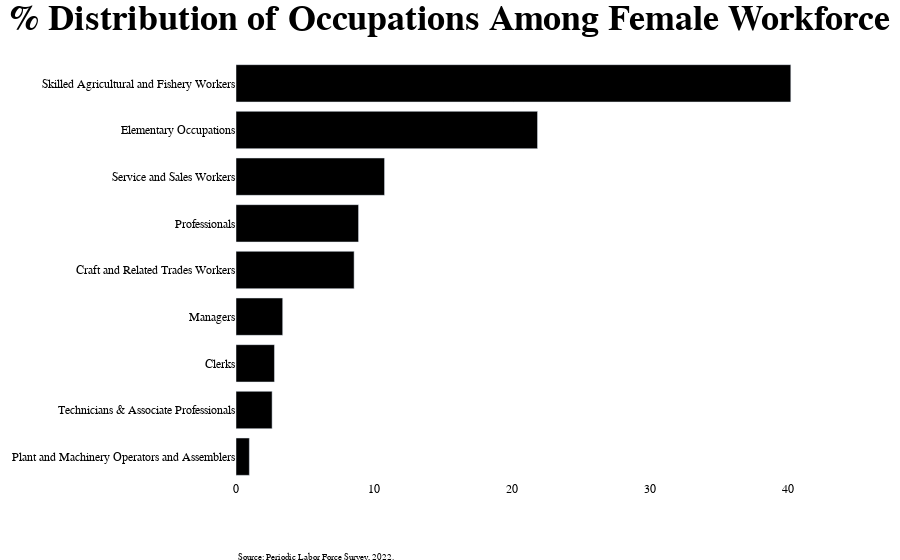

Notebook source saved alongside this figure:
### Code cell
# creating a bar graph to visualize the % distribution of occupations
fig = px.bar(female_occupation, 
             x='Percentage', 
             y='Occupation', 
             orientation='h',
             color_discrete_sequence=['black'],
            category_orders={'Occupation': female_occupation['Occupation']})


# updating the layout
fig.update_layout(plot_bgcolor='white', paper_bgcolor="white",
                  title={'text': "<b>% Distribution of Occupations Among Female Workforce</b>", 'x':0.5, 
                         'xanchor': 'center', 'font': {'size': 36, 'family': "DM Serif Text"}},
                   xaxis_title=None,
                   yaxis_title=None,
                   font=dict(family="DM Serif Text", size=12, color="black"))


# adding a small footnote
fig.add_annotation(text="Source: Periodic Labor Force Survey, 2022.",
                   xref="paper", yref="paper",
                   x=0, y=-0.2,
                   showarrow=False,
                   font=dict(size=9))

# Show the figure
fig.show()

### Figure 1 — Plotly figure (JSON) as saved in the notebook; plotly's stock layout.template omitted (floating-point values rounded to 4 significant figures)
{"data": [{"alignmentgroup": "True", "hovertemplate": "Percentage=%{x}<br>Occupation=%{y}<extra></extra>", "legendgroup": "", "marker": {"color": "black", "pattern": {"shape": ""}}, "name": "", "offsetgroup": "", "orientation": "h", "showlegend": false, "textposition": "auto", "type": "bar", "x": [40.2, 21.85, 10.76, 8.88, 8.558, 3.384, 2.786, 2.616, 0.9685], "xaxis": "x", "y": ["Skilled Agricultural and Fishery Workers", "Elementary Occupations", "Service and Sales Workers", "Professionals", "Craft and Related Trades Workers", "Managers", "Clerks", "Technicians & Associate Professionals", "Plant and Machinery Operators and Assemblers"], "yaxis": "y"}], "layout": {"annotations": [{"font": {"size": 9}, "showarrow": false, "text": "Source: Periodic Labor Force Survey, 2022.", "x": 0, "xref": "paper", "y": -0.2, "yref": "paper"}], "autosize": true, "barmode": "relative", "font": {"color": "black", "family": "DM Serif Text", "size": 12}, "legend": {"tracegroupgap": 0}, "margin": {"t": 60}, "paper_bgcolor": "white", "plot_bgcolor": "white", "title": {"font": {"family": "DM Serif Text", "size": 36}, "text": "<b>% Distribution of Occupations Among Female Workforce</b>", "x": 0.5, "xanchor": "center"}, "xaxis": {"anchor": "y", "autorange": true, "domain": [0, 1], "range": [0, 42.31], "title": {}, "type": "linear"}, "yaxis": {"anchor": "x", "autorange": true, "categoryarray": ["Plant and Machinery Operators and Assemblers", "Technicians & Associate Professionals", "Clerks", "Managers", "Craft and Related Trades Workers", "Professionals", "Service and Sales Workers", "Elementary Occupations", "Skilled Agricultural and Fishery Workers"], "categoryorder": "array", "domain": [0, 1], "range": [-0.5, 8.5], "title": {}, "type": "category"}}}
